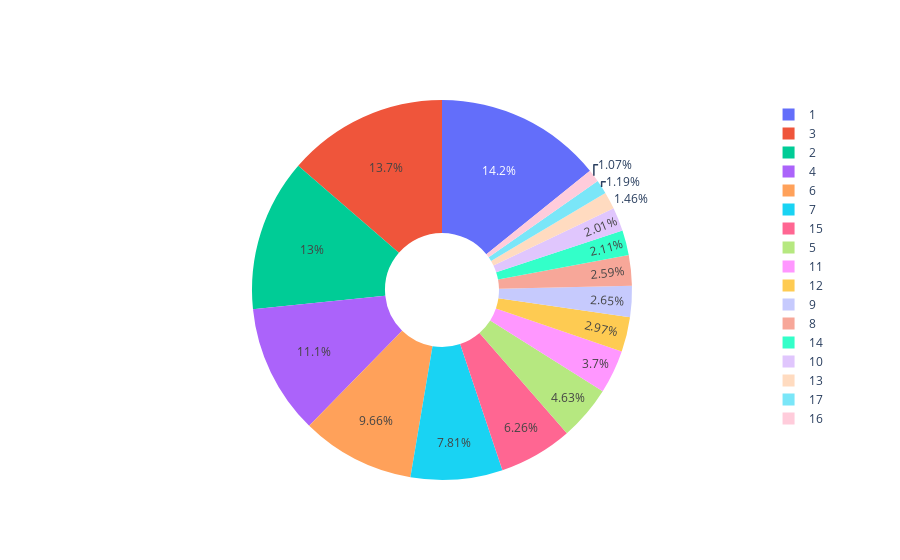

The cell this chart's notebook holds for it:
### Code cell
import plotly.graph_objects as go

df_topics = pd.read_json(os.path.join(path_rq2, 'mapped.json'))
df_topics = df_topics[df_topics['Challenge_type'] == 'problem']

labels = []
values = []

for name, group in df_topics.groupby('Solution_summary_topic_macro'):
    labels.append(name)
    values.append(len(group))


# Create Pie Chart
fig = go.Figure(data=[go.Pie(labels=labels, values=values, hole=.3)])

# Display the Pie Chart
fig.show()

### Figure 1 — Plotly figure (JSON) as saved in the notebook; plotly's stock layout.template omitted (floating-point values rounded to 4 significant figures)
{"data": [{"hole": 0.3, "labels": [1, 2, 3, 4, 5, 6, 7, 8, 9, 10, 11, 12, 13, 14, 15, 16, 17], "type": "pie", "values": [991, 904, 953, 772, 323, 674, 545, 181, 185, 140, 258, 207, 102, 147, 437, 75, 83]}], "layout": {}}
